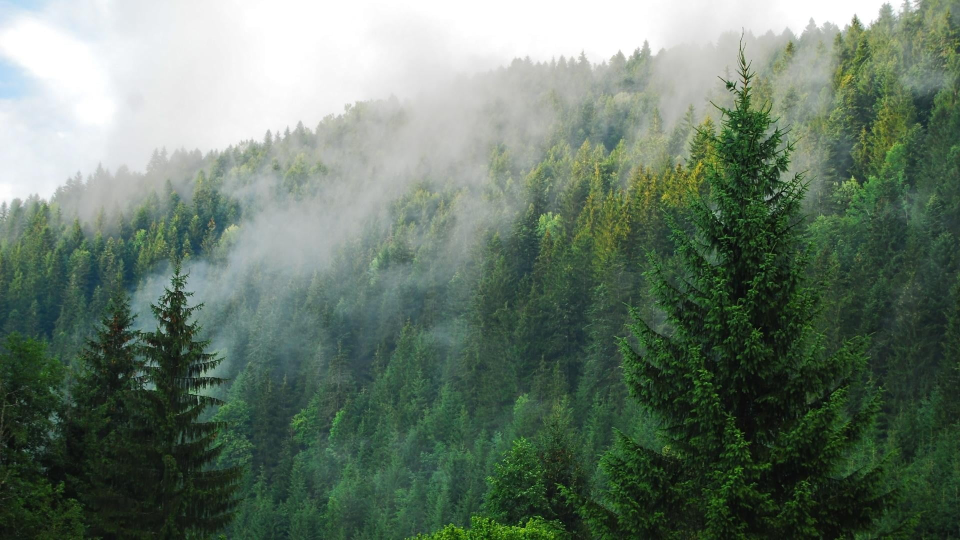
#> input picture 03_image_processing/img/forest.jpg, 1920 x 1080 px (shown at 1/2 size); the run also reads 4 pictures not shown here
$ jupyter execute --allow-errors seminar_3.ipynb   (shell and % lines are left out)   (older library calls are emulated)
#> lines starting #> are read from the running program, lines starting #| are printed output that depends on the picture
# Семинар №3

[cell 1]
import numpy as np
import cv2
import skimage.exposure
import skimage.io
import matplotlib.pyplot as plt
from pathlib import Path

plt.style.use('seaborn')

[cell 2]
# вспомогательная функция
def plot_transform_result(src_image, transform_image, is_gray=False):
    """
    Отрисовать с помощью plt исходное изображение и его преобразование.

    :param src_image: np.ndarray: исходное изображение
    :param transform_image: np.ndarray: преобразованное изображение
    :param is_gray: bool: флаг для отображения ЧБ изображений
    :return: None
    """
    plt.figure(figsize=(6.4 * 2, 4.8 * 2), constrained_layout=True)

    cmap = 'gray' if is_gray else None

    plt.subplot(121)
    plt.imshow(src_image, cmap=cmap)
    plt.axis('off'), plt.title('Исходное изображение')

    plt.subplot(122)
    plt.imshow(transform_image, cmap=cmap)
    plt.axis('off'), plt.title('Результат преобразования')

    plt.show()

# Гистограммы

Так что такое гистограмма? Вы можете рассматривать гистограмму как график, который дает вам общее представление о распределении интенсивности изображения. Это график со значениями пикселей (от $0$ до $255$, не всегда) по оси $X$ и соответствующим количеством пикселей в изображении по оси $Y$.

Это просто еще один способ понять образ. Глядя на гистограмму изображения, вы получаете представление о контрасте, яркости, распределении интенсивности и т.д. этого изображения. Почти все инструменты обработки изображений сегодня предоставляют функции на гистограмме.

Вы можете увидеть изображение и его гистограмму. Помните, эта гистограмма нарисована для изображения в оттенках серого, а не для цветного изображения. Левая область гистограммы показывает количество темных пикселей на изображении, а правая область показывает количество ярких пикселей. На гистограмме видно, что темная область больше, чем яркая, а количество полутонов (значения пикселей в среднем диапазоне, скажем, около $127$) намного меньше, чем остального.

**Гистограммы** $-$ это данные, организованные в набор предопределенных столбцов.
Когда мы говорим данные, не ограничиваем их значениями интенсивности (как мы видели в предыдущем уроке). Собранные данные могут быть любой функцией, которую вы найдете полезной для описания изображения.

Посмотрим на пример. Представьте, что матрица содержит информацию об изображении (то есть интенсивность в диапазоне $0-255$):

Что произойдет, если мы захотим считать эти данные организованным способом? Так как мы знаем, что диапазон информационных значений, для этого случая равен [0, 256], можем сегментировать наш диапазон по частям (называемым ячейками), например:

$$
{\begin{array}{l}
[0, 255] = { [0, 15] \cup [16, 31] \cup ....\cup [240,255] } \\
range = { bin_{1} \cup bin_{2} \cup ....\cup bin_{n = 15} }
\end{array}}
$$

и можем вести подсчет количества пикселей, попадающих в диапазон каждого $bin_{i}$. Применяя это к примеру выше, мы получаем изображение ниже (ось x представляет ячейки, а ось y – количество пикселей в каждом из них).

Это был простой пример того, как работает гистограмма и почему она полезна. Гистограмма может вести учет не только интенсивности цвета, но и любых характеристик изображения, которые мы хотим измерить (то есть градиенты, направления и т.д.).

Выделим части гистограммы:

* __dims__: количество параметров, для которых вы хотите собрать данные. В нашем примере dims = $1$, потому что мы рассчитываем только значения интенсивности каждого пикселя (в полутоновом изображении)
* __bins__: это количество подразделений в каждом тусклом свете. В нашем примере bins = $16$
* __range__: пределы измеряемых значений. В этом случае: range = $[0,255]$

Что если вы хотите сосчитать две особенности? В этом случае ваша результирующая гистограмма будет трехмерным графиком (в котором $x$ и $y$ будут $bin_{x}$ и $bin_{y}$ для каждого объекта, а $z$ будет количеством отсчетов для каждой комбинации $(bin_ {x}, bin_ {y})$. То же самое относится и к дополнительным функциям (конечно, это становится сложнее).

## Гистограммы в OpenCV

Воспользуемся функцией ```cv2.calcHist()```, чтобы найти гистограмму. Ознакомимся с функцией и ее параметрами:

```cv2.calcHist (image, channel, mask, histSize, range , hist, accumulate)```

* **images** $-$ это исходное изображение типа $uint8$ или $float32$. его следует указывать в квадратных скобках, т.е. **[img]**.
* **channel** $-$ также указывается в квадратных скобках. Это индекс канала, для которого мы рассчитываем гистограмму. Например, если входное изображение представляет собой изображение в градациях серого, его значение равно $[0]$. Для цветного изображения вы можете передать $[0]$, $[1]$ или $[2]$, чтобы вычислить гистограмму синего, зеленого или красного канала соответственно.
* **mask** $-$ маска изображения. Чтобы найти гистограмму полного изображения, она задается как **None**. Но если вы хотите найти гистограмму определенной области изображения, вы должны создать для нее изображение маски и указать ее как маску.
* **histSize** $-$ это представляет наш счетчик __bin__. Нужно указывать в квадратных скобках. Для полной шкалы мы передаем $[256]$.
* **range** $-$ это наш **range**. Обычно это $[0,256]$.
* **hist** $-$ выходная гистограмма, представляющая собой плотный или разреженный размерный массив.
* **accumulate** $-$ накопительный флаг. Если он установлен, гистограмма не очищается в начале при выделении. Эта функция позволяет вычислять одну гистограмму из нескольких наборов массивов или своевременно обновлять гистограмму.

[cell 3]
image = cv2.imread('img/forest.jpg')
#> image is the input picture: shape (1080, 1920, 3); mean B, G, R 105.3, 120.3, 103.1
h, w, _ = image.shape
image = cv2.resize(image.copy(), (w // 2, h // 2))
#> image: shape (540, 960, 3)
image = cv2.cvtColor(image.copy(), cv2.COLOR_BGR2RGB)

# grayscale
gray = cv2.cvtColor(image.copy(), cv2.COLOR_RGB2GRAY)
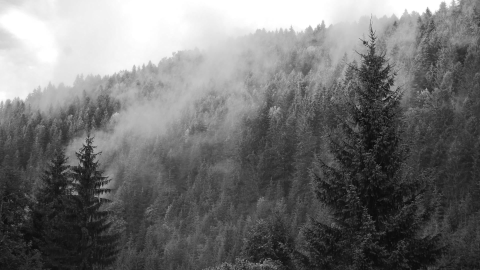
#> gray: shape (540, 960) (shown at 1/2 size); min 7, max 255, mean 113.6

[cell 4]
image.shape, h, w

[cell 5]
# получим гистограмму
# ravel() - разворачивает массив в список
hist = cv2.calcHist([gray.ravel()], [0], None, [256], [0, 256])
#> hist = 256 values, max 21510 at index 255, min 0 at index 0, mean 2025

[cell 6]
plt.figure(figsize=(6.4 * 1.2, 4.8 * 2), constrained_layout=True)

plt.subplot(211)
plt.imshow(gray, cmap='gray'),
plt.axis('off'), plt.title('Исходное изображение')

plt.subplot(212)
plt.plot(hist)
plt.title('Гистограмма по освещенности')

plt.show()
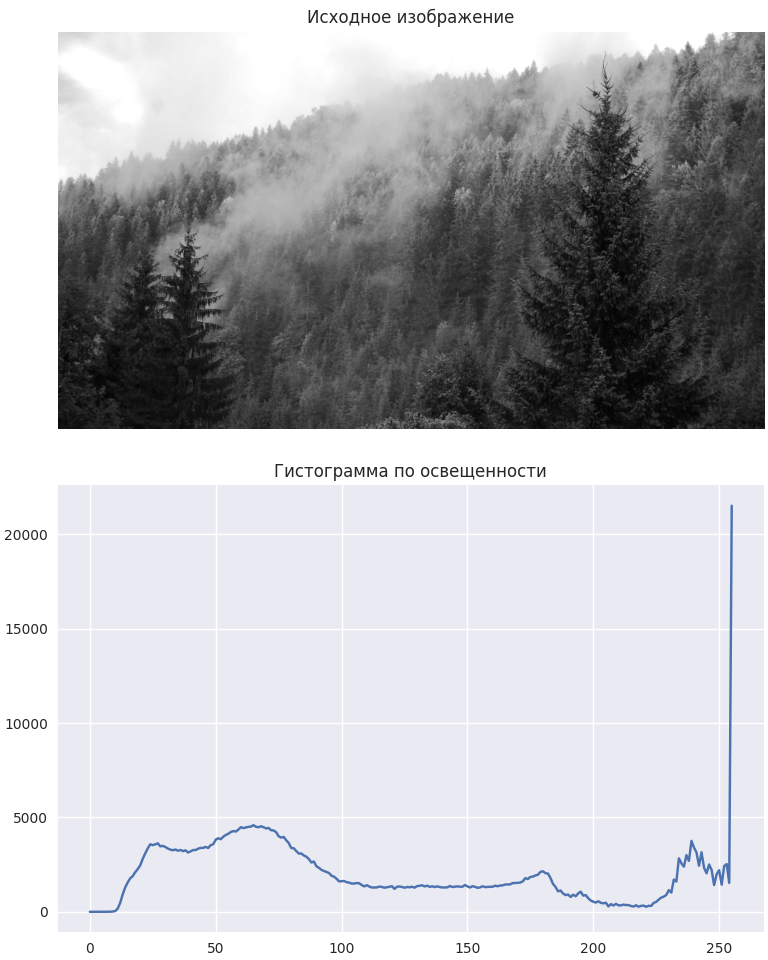
#> figure drawn by matplotlib, 2 panels; panel 2: curve peaks at x = 255, y = 21510

## Гистограммы в  Numpy

```Numpy``` также предоставляет вам функцию ```np.histogram()```.

[cell 7]
hist_np, bins = np.histogram(gray.ravel(), 256, [0,256])
#> hist_np has the same summary as hist; bins = 257 values from 0 to 256

[cell 8]
plt.figure(figsize=(6.4 * 1.2, 4.8 * 2), constrained_layout=True)

plt.subplot(211)
plt.plot(hist)
plt.title('Гистограмма по освещенности (cv2)')

plt.subplot(212)
plt.plot(hist_np)
plt.title('Гистограмма по освещенности (numpy)')

plt.show()

Гистограмма аналогичная, как мы рассчитывали ранее. Но ячейки будут иметь $257$ элементов, потому что **Numpy** рассчитывает ячейки как $0-0.99$, $1-1.99$, $2-2.99$ и т.д. Таким образом, конечный диапазон будет $255-255.99$. Чтобы представить это, они также добавляют $256$ в конце bins. Но нам не нужно это $256$. До $255$ достаточно.

[cell 9]
# Визуализируем сразу 3 канала цвета

plt.figure(figsize=(6.4 * 1.2, 4.8 * 2), constrained_layout=True)

plt.subplot(211)
plt.imshow(image)
plt.title('Исходное изображение'), plt.axis('off')

color = ('r', 'g', 'b')
plt.subplot(212)

for i, col in enumerate(color):
    hist, bins = np.histogram(image[..., i].ravel(), 256, [0, 256])
    norm_const = image.shape[0] * image.shape[1]
    plt.plot(hist / norm_const, color=col, label=f'{col} channel')

plt.title('Гистограмма по освещенности')
plt.legend()

plt.show()

## Применение маски

Мы использовали ```cv2.calcHist()```, чтобы найти гистограмму полного изображения. Что если вы хотите найти гистограммы некоторых областей изображения? Просто создайте изображение маски белым цветом на области, где вы хотите найти гистограмму, и черным в противном случае. Затем передайте это как маску.

[cell 10]
# grayscale
gray = cv2.cvtColor(image.copy(), cv2.COLOR_RGB2GRAY)

# создадим маску
mask = np.zeros(image.shape[:2], np.uint8)
mask[50:, 600:850] = 1

plt.imshow(mask, cmap='gray')
plt.show()

[cell 11]
masked_img = cv2.bitwise_and(gray, gray, mask=mask)
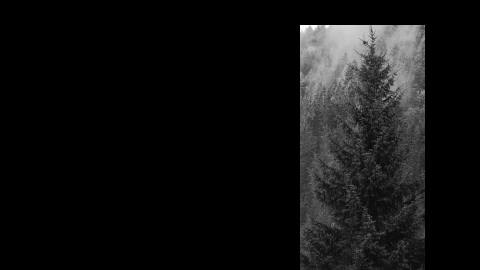
#> masked_img: shape (540, 960) (shown at 1/2 size); min 0, max 255, mean 17.5

plot_transform_result(gray, masked_img, is_gray=True)

Тут мы воспользовались распространенным приемом с *"маской"*, т.е. использовали массив из нулей, на которой наложили интересующую картнику.

Для арифметических операция над матрицами в OpenCV есть несклько базовых функций. Рассмотрим несколько из них:

* __cv2.absdiff(src1, src2[,dst])__

    абсолютная разница между двумя массивами: $${\texttt{dst}(I)=|\texttt{src1}(I)-\texttt{src2}(I)|}$$

* __cv2.add(src1, src2[, dst[, mask[, dtype]]])__

    Функция add рассчитывае сумму двух массивов: $${\texttt{dst}(I)=\texttt{src1}(I)+\texttt{src2}(I) \quad\texttt{if mask}(I)\ne0}$$

* __cv2.bitwise_and(src1, src2[, dst[, mask]])__

    Функция рассчитывает побитовое логическое соединение для каждого элемента массива: $${\texttt{dst} (I)=\texttt{src1}(I)\wedge\texttt{src2}(I)\quad\texttt{if mask}(I)\ne0}$$

* __cv2.bitwise_not(src[, dst[, mask]])__

    Функция рассчитывает побитовую инверсию входного массива для каждого элемента: $${\texttt{dst}(I)=\neg{\texttt{src}(I)}}$$

* __cv2.bitwise_or(src1, src2[, dst[, mask]])__

    Функция вычисляет побитовую логическую дизъюнкцию для каждого элемента для: $${\texttt{dst}(I)=\texttt{src1}(I)\vee\texttt{src2}(I)\quad\texttt{if mask}(I)\ne0}$$

* __cv2.bitwise_xor(src1, src2[, dst[, mask]])__

    Функция вычисляет побитовую логическую операцию «исключая или» для каждого элемента массива: $${\texttt{dst}(I)=\texttt{src1}(I)\oplus\texttt{src2}(I)\quad\texttt{if mask}(I)\ne0}$$

Остальные можно найти в [документации](https://docs.opencv.org/3.4.2/d2/de8/group__core__array.html)

[cell 12]
## посчитаем гистограмму для всего изображения и маски
hist_full = cv2.calcHist([gray], [0], None, [256], [0,256])
#> hist_full has the same summary as hist
hist_mask = cv2.calcHist([gray], [0], mask, [256], [0,256])
#> hist_mask = 256 values, max 1760 at index 23, min 0 at index 0, mean 478.5

[cell 13]
plt.figure(figsize=(6.4 * 1.8, 4.8 * 1.5), constrained_layout=True)

plt.subplot(221)
plt.title('Исходное изображение')
plt.imshow(gray, cmap='gray')
plt.axis('off')

plt.subplot(222)
plt.title('Маска')
plt.imshow(masked_img, cmap='gray')
plt.axis('off')

plt.subplot(223)
plt.title('Освещенность изображения')
plt.plot(hist_full)

plt.subplot(224)
plt.title('Освещенность маски')
plt.plot(hist_mask)

plt.show()

Теперь посмотрим для всех каналов цвета интесивность на маске.

[cell 14]
masked_img = cv2.bitwise_and(image, image, mask=mask)
#> masked_img: shape (540, 960, 3)

[cell 15]
plt.figure(figsize=(6.4 * 1.8, 4.8 * 1.5), constrained_layout=True)

plt.subplot(221)
plt.title('Исходное изображение')
plt.imshow(image)
plt.axis('off')

plt.subplot(222)
plt.title('Маска')
plt.imshow(masked_img)
plt.axis('off')

color = ('r', 'g', 'b')
for i,col in enumerate(color):
    plt.subplot(223)
    hist_full = cv2.calcHist([image], [i], None, [256], [0,256])
    plt.plot(hist_full, color=col, label=f'{col} channel')

    plt.subplot(224)
    hist_mask = cv2.calcHist([image], [i], mask, [256], [0,256])
    plt.plot(hist_mask, color=col, label=f'{col} channel')


plt.subplot(223), plt.title('Освещенность изображения'), plt.legend()
plt.subplot(224), plt.title('Освещенность маски'), plt.legend()

plt.show()

## Выравнивание гистограм

OpenCV имеет функцию для этого, ```cv2.equalizeHist()```. Его вход $-$ это изображение в градациях серого, а выход – изображение, выровненное по гистограмме. Однако, реализация в ```cv2``` выполняется медленнее, чем ```Numpy```.

## Выравнивание гистограмм с помощью skimage

Этот пример улучшает изображение с низким контрастом, используя метод, называемый выравниванием гистограммы, который «распределяет наиболее частые значения интенсивности». Выровненное изображение имеет примерно линейную кумулятивную функцию распределения.

[cell 16]
# Equalization
img_eq = skimage.exposure.equalize_hist(image)
img_eq = (img_eq * 255).astype(np.uint8)

[cell 17]
plot_transform_result(image, img_eq)

[cell 18]
plt.figure(figsize=(6.4 * 2, 4.8 * 1), constrained_layout=True)

color = ('r', 'g', 'b')
for i,col in enumerate(color):
    plt.subplot(121)
    hist_full = cv2.calcHist([image], [i], None, [256], [0,256])
    plt.plot(hist_full, color=col, label=f'{col} channel')

    plt.subplot(122)
    hist_full = cv2.calcHist([img_eq], [i], None, [256], [0,256])
    plt.plot(hist_full, color=col, label=f'{col} channel')


plt.subplot(121), plt.title('Освещенность исходного изображения'), plt.legend()
plt.subplot(122), plt.title('Освещенность преобразованного изображения'), plt.legend()

plt.show()

[cell 19]
# Adaptive Equalization
img_adapteq = skimage.exposure.equalize_adapthist(image, kernel_size=(200,200), clip_limit=0.03)
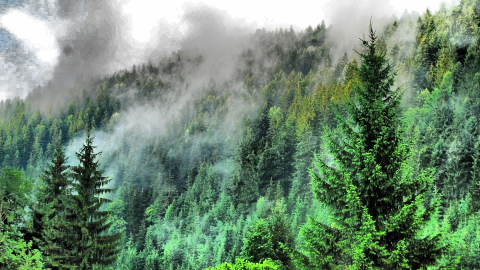
#> img_adapteq: shape (540, 960, 3) float64 (shown at 1/2 size); mean R, G, B 0.437, 0.541, 0.446
img_adapteq = (img_adapteq * 255).astype(np.uint8)

[cell 20]
plot_transform_result(image, img_adapteq)

[cell 21]
plt.figure(figsize=(6.4 * 2, 4.8 * 1), constrained_layout=False)

color = ('r', 'g', 'b')
for i,col in enumerate(color):
    plt.subplot(121)
    hist_full = cv2.calcHist([image], [i], None, [256], [0,256])
    plt.plot(hist_full, color=col, label=f'{col} channel')

    plt.subplot(122)
    hist_full = cv2.calcHist([img_adapteq], [i], None, [256], [0,256])
    plt.plot(hist_full, color=col, label=f'{col} channel')


plt.subplot(121), plt.title('Освещенность исходного изображения'), plt.legend()
plt.subplot(122), plt.title('Освещенность преобразованного изображения'), plt.legend()

plt.show()
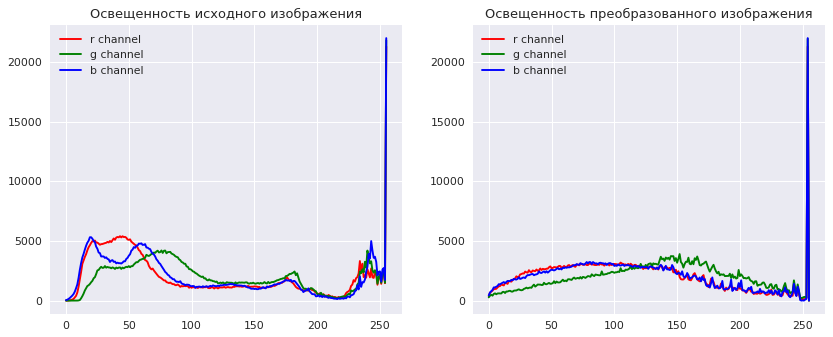
#> figure drawn by matplotlib, 2 panels; panel 1: curve peaks at x = 255, y = 21298; panel 1: curve peaks at x = 255, y = 21819; panel 1: curve peaks at x = 255, y = 22002; panel 2: curve peaks at x = 254, y = 21293

## Сопоставление гистограмм

Этот пример демонстрирует функцию сопоставления гистограмм. Он манипулирует пикселями входного изображения, чтобы его гистограмма соответствовала гистограмме эталонного изображения. Если изображения имеют несколько каналов, сопоставление выполняется независимо для каждого канала, пока количество каналов равно во входном изображении и эталонном.

Сопоставление гистограммы можно использовать в качестве упрощенной нормализации для обработки изображений, например сопоставления признаков, особенно в обстоятельствах, когда изображения были взяты из разных источников или в разных условиях (например, при освещении).

[cell 22]
image = skimage.io.imread('img/forest.jpg')
#> image: shape (1080, 1920, 3)
reference = skimage.io.imread('img/forest_ex.jpg')
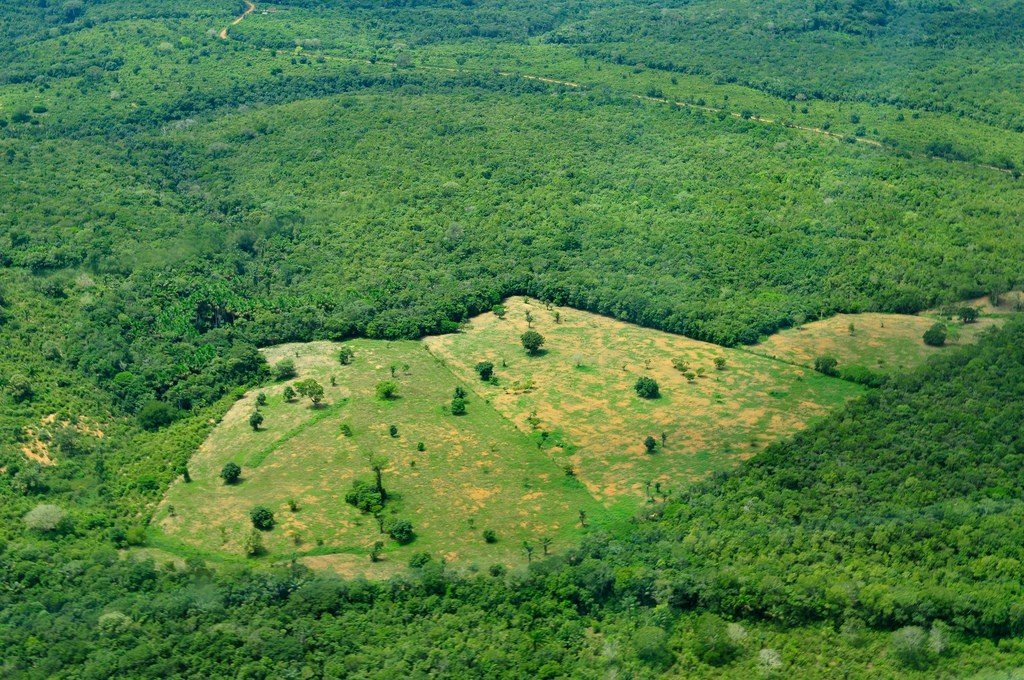
#> input picture 03_image_processing/img/forest_ex.jpg, 1024 x 680 px
#> reference is the input picture: shape (680, 1024, 3); mean R, G, B 80.6, 126, 67.6

match = skimage.exposure.match_histograms(image, reference, multichannel=True)
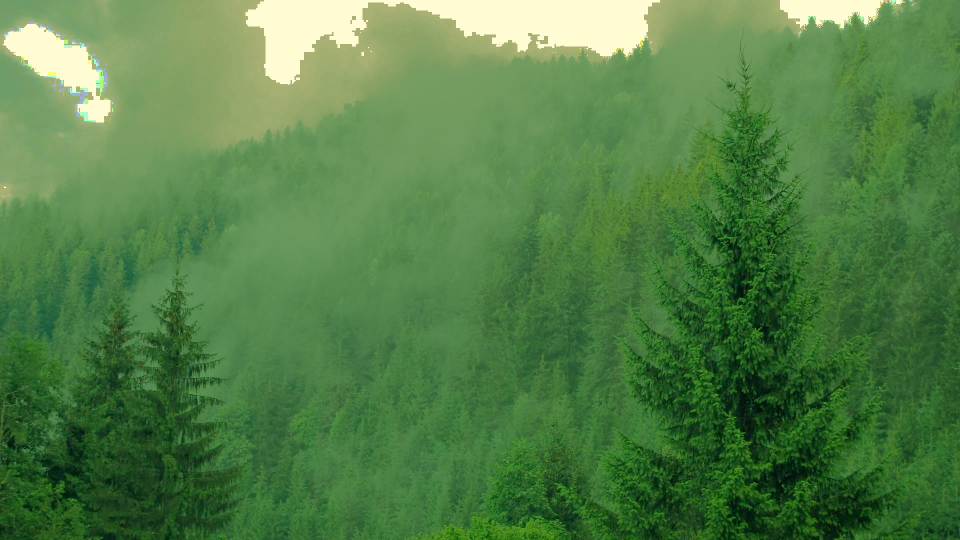
#> match: shape (1080, 1920, 3) (shown at 1/2 size); mean R, G, B 82.6, 128, 70.6

[cell 23]
plt.figure(figsize=(6.4 * 3, 4.8 * 1), constrained_layout=True)

plt.subplot(131)
plt.title('image изображение')
plt.imshow(image)
plt.axis('off')

plt.subplot(132)
plt.title('База для преобразования')
plt.imshow(reference)
plt.axis('off')

plt.subplot(133)
plt.title('Результат преобразования')
plt.imshow(match)
plt.axis('off')

plt.show()
#> (the rest of the program and of its run is left out)
